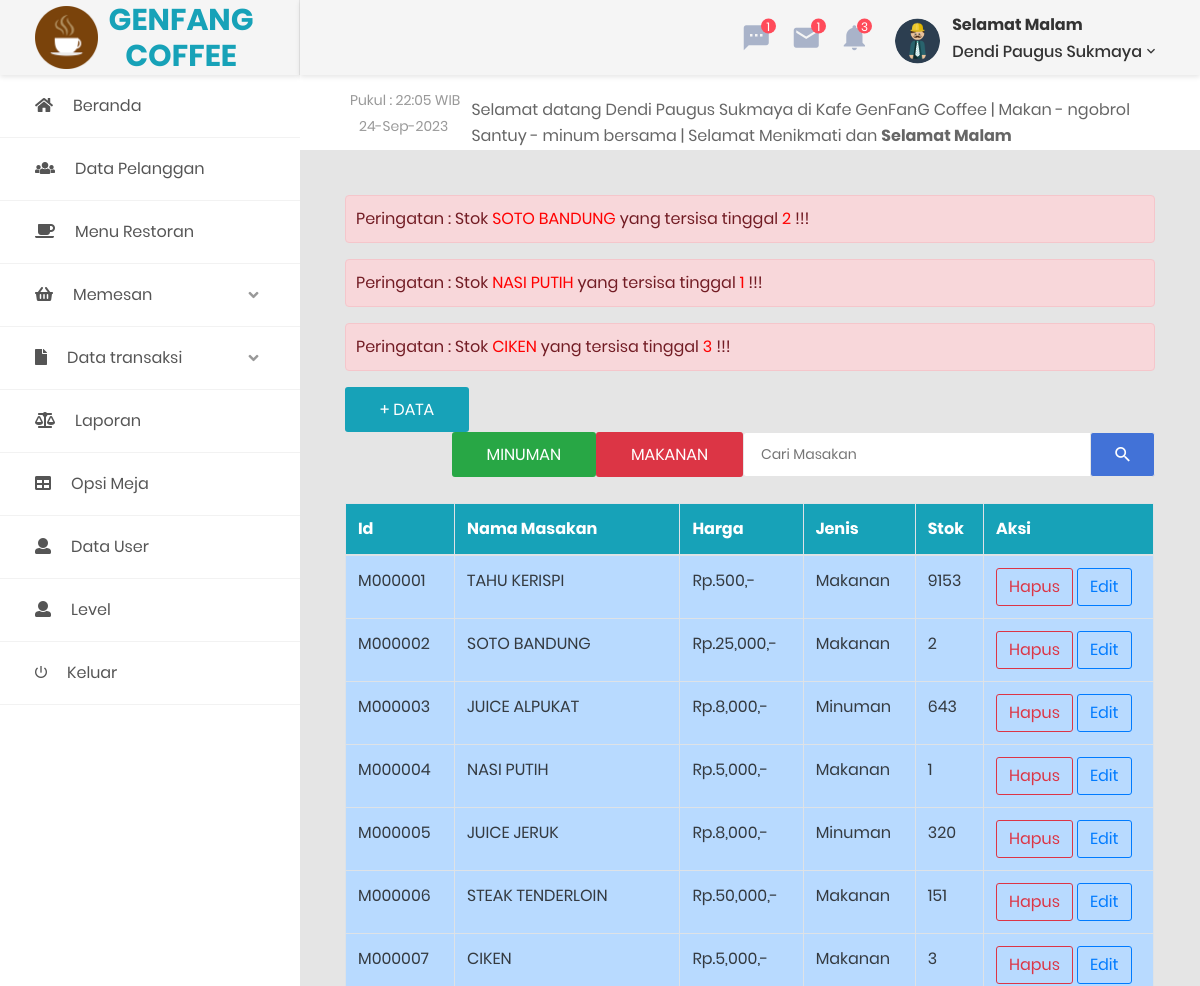
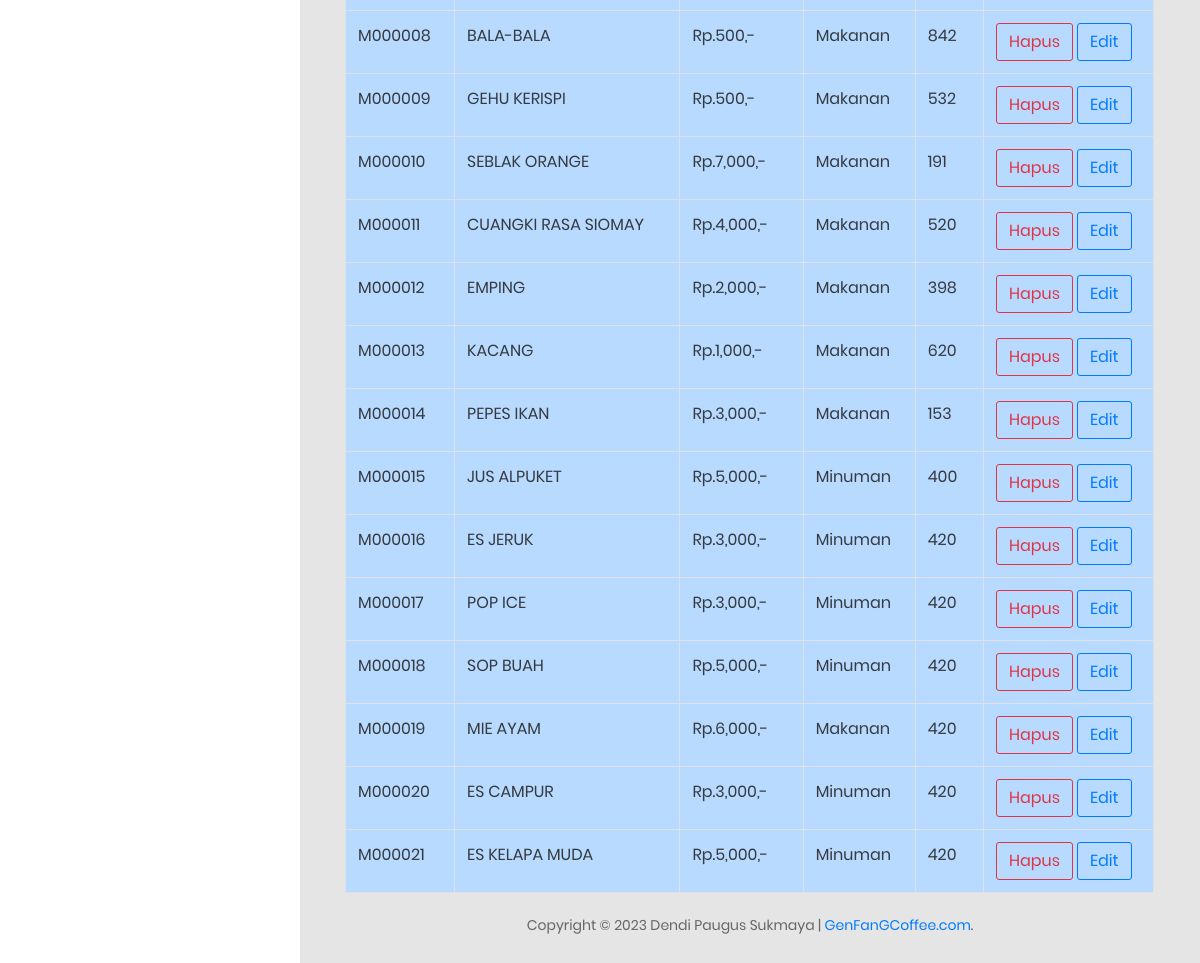
Page /akses/?go=masakan (signed in) on the committed database (2 pictures, top to bottom).
### tables this page shows
CREATE TABLE `masakan` (
  `id_masakan` varchar(10) NOT NULL,
  `nama_masakan` varchar(50) NOT NULL,
  `harga` int(20) NOT NULL,
  `status_masakan` varchar(30) NOT NULL,
  `stok` int(11) NOT NULL
);

### fungsi/koneksi.php (called while the page is built, shortened)
<?php
class CRUD
{
	public $db;
	public function __construct()
	{
		$this->db = new mysqli(HOST, USER, PASS, DB);
	}
	public function view($nama_tabel)
	{
		$query = $this->db->query("SELECT * from $nama_tabel ");
		return $query;
	}
}
$ok = new CRUD();

### akses/masakan/lihat.php (the view, shortened to what this page needs)
<div>
    <?php
        if ($_SESSION['id_level']!=='3') {
            include 'masakan/pemberitahuan.php';
        }
    ?>
    <?php
    if ($_SESSION['id_level'] === '1') {
        echo "<a href='?go=plus_masakan' class='au-btn au-btn-icon btn-info'>+ Data</a>";
    } ?>
    <form class="form-header" method="POST" role="form" style="float: right;">
        <button class="au-btn au-btn--icon btn-success" type="submit" name="minuman">
            Minuman
        </button>
        <button class="au-btn au-btn--block btn-danger" type="submit" name="makanan">
            Makanan
        </button>
        <input class="au-input au-input--xl" type="text" name="key" placeholder="Cari Masakan" />
        <button class="au-btn--submit" type="submit" name="cari">
            <i class="zmdi zmdi-search"></i>
        </button>
    </form>
</div>
<div class="table-responsive"><br>
    <table class="table table-bordered table-hover table-primary">
        <thead class="text-white btn-info">
            <tr>
                <th>Id</th>
                <th>Nama Masakan</th>
                <th>Harga</th>
                <th>Jenis</th>
                <th>Stok</th>
                <?php
                if ($_SESSION['id_level'] === '1') {
                    echo "<th width='170'>Aksi</th>";
                }
                ?>
            </tr>
        </thead>
        <tbody class="text-dark">
            <?php
            if (isset($_POST['cari'])) {
                $nama_tabel = "masakan";
                $where = "nama_masakan";
                $key = $_POST['key'];
                $query = $Kcari->cari($nama_tabel, $where, $key);
                $data = $query->fetch_row();
                $i = 1;
                if ($data != 0) {
                    foreach ($query as $view) {
                        $banyak = $i++;
                        echo "<tr>";
                        echo "<td>$view[id_masakan]</td>";
                        echo "<td>$view[nama_masakan]</td>";
                        echo "<td>Rp.".number_format($view['harga']).",-</td>";
                        echo "<td>$view[status_masakan]</td>";
                        echo "<td>$view[stok]</td>";
                        if ($_SESSION['id_level'] === '1') {
                        echo "<td>
<a href='?go=edit_masakan&aksi=hapus&kode=$view[id_masakan]' class='btn btn-outline-danger'>
Hapus</a>
<a href='?go=edit_masakan&aksi=edit&kode=$view[id_masakan]' class='btn btn-outline-primary'>Edit</a>
</td>";
                        }
                        echo "</tr>";
                    }
                    echo "$banyak data ditemukan";
                } else {
                    echo "Tidak ada data yang di temukan";
                    $nama_tabel = "masakan";
                    $data = $ok->view($nama_tabel);
                    foreach ($data as $view) {
                        echo "<tr>";
                        echo "<td>$view[id_masakan]</td>";
                        echo "<td>$view[nama_masakan]</td>";
                        echo "<td>Rp.".number_format($view['harga']).",-</td>";
                        echo "<td>$view[status_masakan]</td>";
                        echo "<td>$view[stok]</td>";
                        if ($_SESSION['id_level'] === '1') {
                        echo "<td>
<a href='?go=edit_masakan&aksi=hapus&kode=$view[id_masakan]' class='btn btn-outline-danger'>
Hapus</a>
<a href='?go=edit_masakan&aksi=edit&kode=$view[id_masakan]' class='btn btn-outline-primary'>Edit</a>
</td>";
                        }
                    }
                }
        }
             else {
                $nama_tabel = "masakan";
                $data = $ok->view($nama_tabel);
                foreach ($data as $view) {
                    echo "<tr>";
                    echo "<td>$view[id_masakan]</td>";
                    echo "<td>$view[nama_masakan]</td>";
                        echo "<td>Rp.".number_format($view['harga']).",-</td>";
                    echo "<td>$view[status_masakan]</td>";
                    echo "<td>$view[stok]</td>";
                    if ($_SESSION['id_level'] === '1') {
                        echo "<td>
<a href='?go=edit_masakan&aksi=hapus&kode=$view[id_masakan]' class='btn btn-outline-danger'>
Hapus</a>
<a href='?go=edit_masakan&aksi=edit&kode=$view[id_masakan]' class='btn btn-outline-primary'>Edit</a>
</td>";
                    }
                }
            }
            ?>
        </tbody>
    </table>
</div>

### akses/masakan/pemberitahuan.php (shortened to what this page needs)
	<?php
	$konek=mysqli_connect("localhost", "root", "", "kafe");
	?>
	<?php
	$periksa = mysqli_query($konek,"SELECT * from masakan where stok <=3");
	while ($q = mysqli_fetch_array($periksa)) {
		if ($q['stok'] <= 5) {
			?>
	<?php
	echo "<div style='padding:10px' class='alert alert-danger'>
		Peringatan : Stok  <a href='#' style='color:red'>" . $q['nama_masakan'] . "</a> yang tersisa tinggal <a href='#' style='color:red'>" . $q['stok'] . "</a> !!!</div>";
}
}
?>

### rows in the picture
masakan: nama_masakan "SOTO BANDUNG", stok "2", id_masakan "M000002", harga "25,000", status_masakan "Makanan"
masakan: nama_masakan "NASI PUTIH", stok "1", id_masakan "M000004", harga "5,000", status_masakan "Makanan"
masakan: nama_masakan "CIKEN", stok "3", id_masakan "M000007", harga "5,000", status_masakan "Makanan"
masakan: id_masakan "M000001", nama_masakan "TAHU KERISPI", harga "500", status_masakan "Makanan", stok "9153"
masakan: id_masakan "M000003", nama_masakan "JUICE ALPUKAT", harga "8,000", status_masakan "Minuman", stok "643"
masakan: id_masakan "M000005", nama_masakan "JUICE JERUK", harga "8,000", status_masakan "Minuman", stok "320"
masakan: id_masakan "M000006", nama_masakan "STEAK TENDERLOIN", harga "50,000", status_masakan "Makanan", stok "151"
masakan: id_masakan "M000008", nama_masakan "BALA-BALA", harga "500", status_masakan "Makanan", stok "842"
masakan: id_masakan "M000009", nama_masakan "GEHU KERISPI", harga "500", status_masakan "Makanan", stok "532"
masakan: id_masakan "M000010", nama_masakan "SEBLAK ORANGE", harga "7,000", status_masakan "Makanan", stok "191"
masakan: id_masakan "M000011", nama_masakan "CUANGKI RASA SIOMAY", harga "4,000", status_masakan "Makanan", stok "520"
masakan: id_masakan "M000012", nama_masakan "EMPING", harga "2,000", status_masakan "Makanan", stok "398"
masakan: id_masakan "M000013", nama_masakan "KACANG", harga "1,000", status_masakan "Makanan", stok "620"
masakan: id_masakan "M000014", nama_masakan "PEPES IKAN", harga "3,000", status_masakan "Makanan", stok "153"
masakan: id_masakan "M000015", nama_masakan "JUS ALPUKET", harga "5,000", status_masakan "Minuman", stok "400"
masakan: id_masakan "M000016", nama_masakan "ES JERUK", harga "3,000", status_masakan "Minuman", stok "420"
masakan: id_masakan "M000017", nama_masakan "POP ICE", harga "3,000", status_masakan "Minuman", stok "420"
masakan: id_masakan "M000018", nama_masakan "SOP BUAH", harga "5,000", status_masakan "Minuman", stok "420"
masakan: id_masakan "M000019", nama_masakan "MIE AYAM", harga "6,000", status_masakan "Makanan", stok "420"
masakan: id_masakan "M000020", nama_masakan "ES CAMPUR", harga "3,000", status_masakan "Minuman", stok "420"
masakan: id_masakan "M000021", nama_masakan "ES KELAPA MUDA", harga "5,000", status_masakan "Minuman", stok "420"

### other values in the picture
NAMI_WEB "GENFANG COFFEE"
$_SESSION['nama_user'] "Dendi Paugus Sukmaya"
